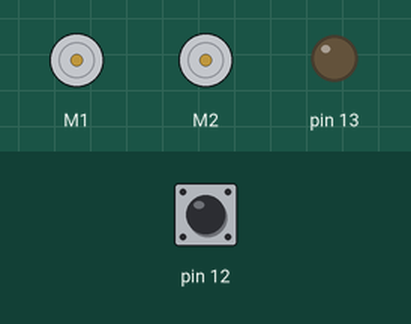
This sketch was run on a simulated Arduino Uno, built with avr-gcc and run on an emulated ATmega328P. On the bench: 2 × DC motor (green arrow = forward, orange = backward, longer = faster), output pins drawn as LEDs (lit = HIGH). Inputs (shaded band) come from the test bench; at power-on: pin 12 HIGH.

Above: at 0.8 s.
0.9 s: pin 12 pulled LOW for 0.15 s
At 1.8 s:
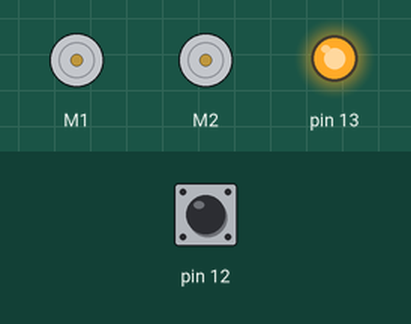
At 3.2 s:
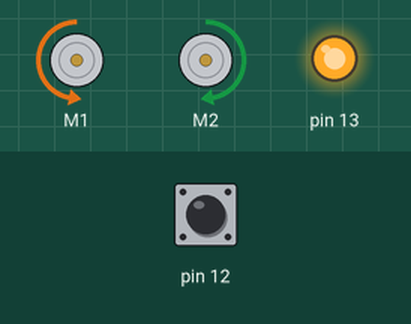
Timing chart, 0 to 7.2 s (numbered marks = the images above; inputs shaded):
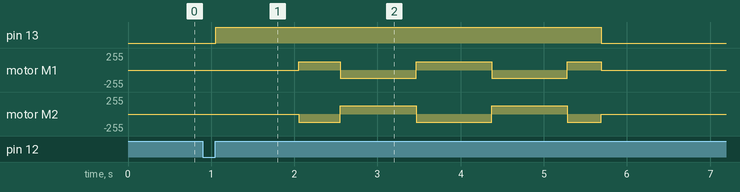

Measured:
- after the input at 0.9 s, pin 13: LOW → HIGH after 0.15 s, → LOW 4.6 s later; motor M1: stopped → forward 127/255 after 1.2 s, → backward 127/255 0.50 s later, → forward 127/255 0.91 s later, → backward 127/255 0.91 s later, … (6 changes in this stretch)

The sketch:

line_sensors_2.ino
```cpp
#include <Wire.h>
#include <ZumoShield.h>

Pushbutton buttonA(ZUMO_BUTTON);
ZumoMotors motors;
ZumoReflectanceSensorArray lineSensors;

void setup()
{
  // Wait for the user to press button A.
  buttonA.waitForButton();

  // Initialize the reflectance sensors as you did before

  // Perform calibration
  calibrateSensors();

  // Begin serial monitor here

  // Wait for the user to press button A.
  buttonA.waitForButton();

  // Delay so that the robot does not move away while the user is
  // still touching it.
  delay(1000);
}

void loop()
{
  /* TASK 1 */

  /* TASK 2 */
}

void calibrateSensors()
{

  // Turn on LED to indicate we are in calibration mode
  pinMode(13, OUTPUT);
  digitalWrite(13, HIGH);

  // Wait 1 second and then begin automatic sensor calibration
  // by rotating in place to sweep the sensors over the line
  delay(1000);
  int i;
  for(i = 0; i < 80; i++)
  {
    if ((i > 10 && i <= 30) || (i > 50 && i <= 70))
      motors.setSpeeds(-200, 200);
    else
      motors.setSpeeds(200, -200);
    lineSensors.calibrate();

    // Since our counter runs to 80, the total delay will be
    // 80*20 = 1600 ms.
    delay(20);
  }
  motors.setSpeeds(0,0);

  // Turn off LED to indicate we are through with calibration
  digitalWrite(13, LOW);
}
```
